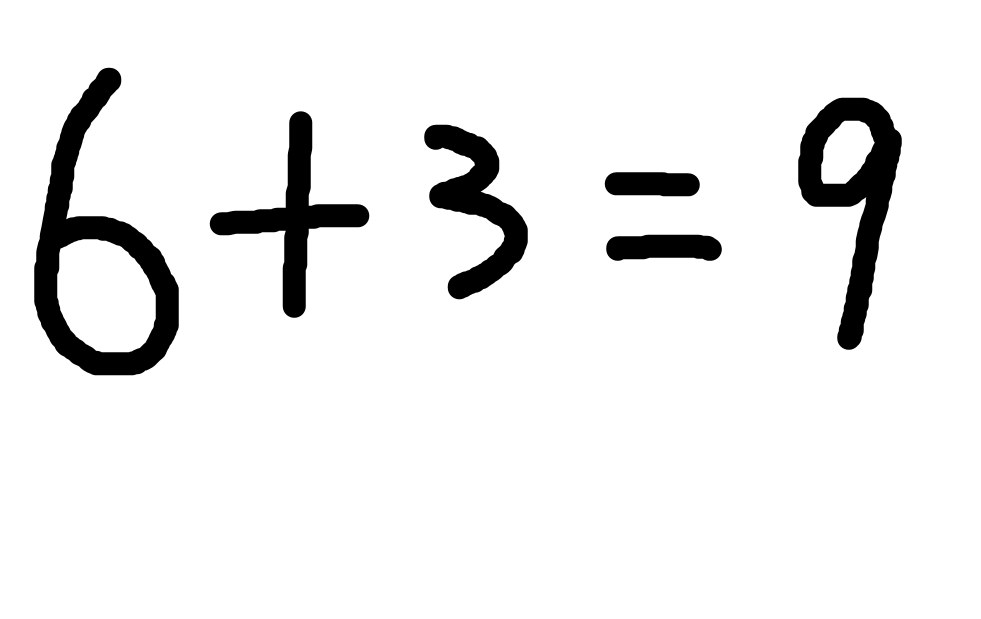
#> input picture Code/project/1.png, 1961 x 1237 px, given in place of input.png, which was not available (shown at 1/2 size)
$ python cv.py
#> lines starting #> are read from the running program, lines starting #| are printed output that depends on the picture; after the words box and inside, x2 and y2 are one past the last pixel; in counts of white or black regions, pixels touching at a corner belong together; pictures that were not available may be replaced by others from this repository, and a replacement may not be noted
import numpy as np
import cv2
import matplotlib.pyplot as plt
import tensorflow as tf
import os
# #####设置参数#######################
widthImg = 640
heightImg = 480
kernal = np.ones((5, 5))
minArea = 100

os.chdir('.')

# 获取当前目录下的所有文件
files = os.listdir('.')

# 遍历文件并删除以 'a' 开头且为 .jpg 的文件
for file in files:
    if file.startswith('a') and file.lower().endswith('.jpg'):
        file_path = os.path.join('.', file)
        try:
            # 尝试删除文件
            os.remove(file_path)
            print(f"Deleted {file_path}")
        except OSError as e:
            # 捕获并打印异常
            print(f"Error: {e.strerror} : {file_path}")

def preProcessing(img):
    imgGray = cv2.cvtColor(img, cv2.COLOR_BGR2GRAY)
    imgBlur = cv2.GaussianBlur(imgGray, (5, 5), 1)
    imgCanny = cv2.Canny(imgBlur, 200, 200)
    imgDial = cv2.dilate(imgCanny, kernal, iterations=2)        # 膨胀操作
    imgThres = cv2.erode(imgDial, kernal, iterations=1)         # 腐蚀操作
    return imgThres

def getContours(img):
    imgGet = np.array([[], []])
    x, y, w, h, xx, yy, ss = 0, 0, 10, 10, 20, 20, 10 #数据初始化
    contours, noUse = cv2.findContours(img, cv2.RETR_EXTERNAL, cv2.CHAIN_APPROX_NONE)  # 检索外部轮廓
    contours = sorted(contours, key=lambda c: cv2.boundingRect(c)[0])

    distance_threshold= 44

    # 初始化上一个轮廓的边界框变量
    prev_rect = cv2.boundingRect(contours[0])
    filtered_contours = [contours[0]]
    # 遍历轮廓列表
    for i, contour in enumerate(contours):
        if i == 0:
            continue  # 跳过第一个轮廓
        # 计算当前轮廓的边界框
        rect = cv2.boundingRect(contour)
        x, y, w, h = rect
        center = (int(x + w / 2), int(y + h / 2))

        # 如果 prev_rect 不是 None，则计算距离

        prev_x, prev_y, prev_w, prev_h = prev_rect
        prev_center = (int(prev_x + prev_w / 2), int(prev_y + prev_h / 2))

        # 计算两个中心点之间的欧氏距离
        distance = np.linalg.norm(np.array(center) - np.array(prev_center))
        print(f"Distance between contour {i-1} and contour {i}: {distance}")
        if distance < distance_threshold:
            continue  # 跳过当前轮廓
        # 添加当前轮廓到 filtered_contours
        filtered_contours.append(contour)
    # 更新 prev_rect 为当前轮廓的边界框
        prev_rect = rect

    for index, count in enumerate(filtered_contours):
        area = cv2.contourArea(count)
        if area > minArea:  #面积大于特定值则识别为数字或者符号


            #cv2.drawContours(imgCopy, count, -1, (0, 0, 255), 4)  #轮廓获取可视化在copy上
            peri = cv2.arcLength(count, True)  # 计算周长
            approx = cv2.approxPolyDP(count, 0.02 * peri, True)
            x, y, w, h = cv2.boundingRect(approx)

            a = (w+h)//2
            dd = abs((w-h)//2)      # 边框的差值

        # 这里直接取外接矩形的图像试试，就不要return坐标了
            imgGet = imgProcess[y-50:y+h+50, x-20:x+w+20]


            if w <= h:  # 得到一个正方形框，边界往外扩充10像素,黑色边框
                imgGet = cv2.copyMakeBorder(imgGet, 30, 30, 30 + dd, 30 + dd, cv2.BORDER_CONSTANT,value=[0, 0, 0])
                xx = x-dd-10
                yy = y-10
                ss = h+20

                # cv2.rectangle(imgCopy, (x-20, y-90), (x+w+20, y+h+90), (0, 255, 0), 2)    # 看看框选的效果，在imgCopy中
                # plt.imshow(cv2.cvtColor(imgCopy, cv2.COLOR_BGR2RGB))
                plt.show()

                print(a+dd, h)
            else:               # 边界往外扩充10像素值
                imgGet = cv2.copyMakeBorder(imgGet, 30 + dd, 30 + dd, 30, 30, cv2.BORDER_CONSTANT, value=[0, 0, 0])
                xx = x-10
                yy = y-dd-10
                ss = w+20

                # cv2.rectangle(imgCopy, (x-20, y-90), (x+w+20, y+h+90), (0, 255, 0), 2)
                # plt.imshow(cv2.cvtColor(imgCopy, cv2.COLOR_BGR2RGB))
                plt.show()

                print(a+dd, w)

        Temptuple = (imgGet,xx,yy,ss)       # 将图像及其坐标放在一个元组里面，然后再放进一个列表里面就可以访问了
        borderlist.append(Temptuple)

    return borderlist


img = cv2.imread("input.png",cv2.IMREAD_COLOR)
#> img is the input picture: shape (1237, 1961, 3); min 0, max 255, mean 236.6
resized_img = cv2.resize(img, (widthImg, heightImg))
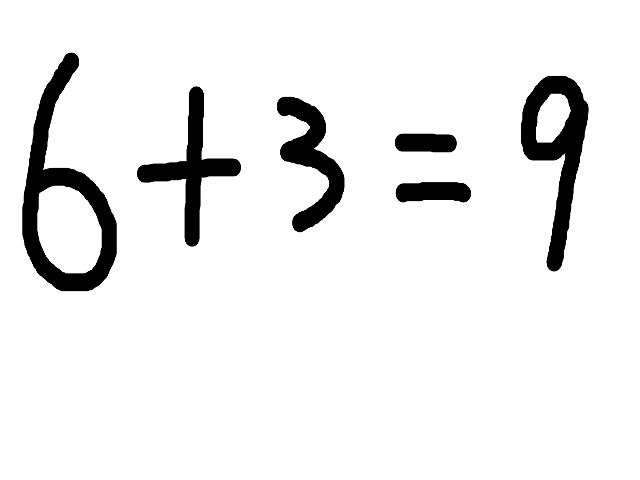
#> resized_img: shape (480, 640, 3); min 0, max 255, mean 236.6
# cv2.imshow('Resized Image', resized_img)
# plt.show()
imgCopy = resized_img.copy()
borderlist = [] #边缘列表
imgProcess = preProcessing(resized_img)
#> in preProcessing, `imgCanny = cv2.Canny(imgBlur, 200, 200)`:
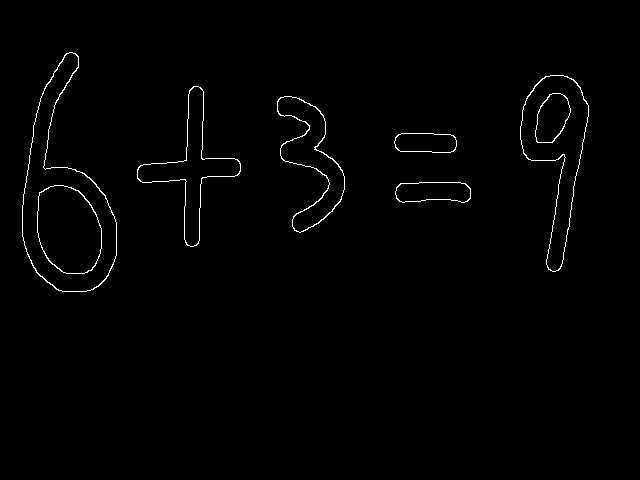
#> imgCanny: shape (480, 640); 0.97% white in thin lines or dots, all inside (x1, y1, x2, y2) = (22, 52, 589, 292)
#> in preProcessing, `imgDial = cv2.dilate(imgCanny, kernal, iterations=2)`:
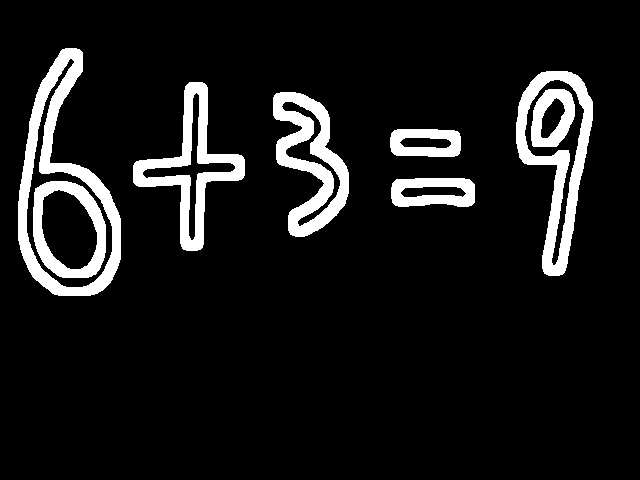
#> imgDial: shape (480, 640); 9.4% white; 8 white regions, largest, box (x1, y1, x2, y2) and area: (18, 48, 121, 296) 6576, (516, 71, 593, 276) 5088, (273, 92, 349, 237) 4963
#> in preProcessing, `imgThres = cv2.erode(imgDial, kernal, iterations=1)`:
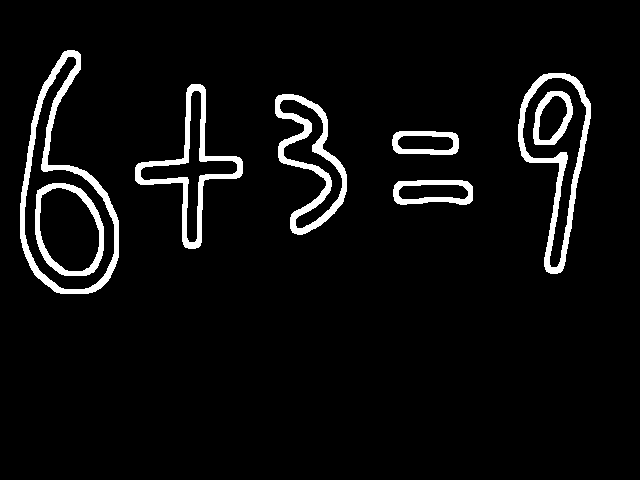
#> imgThres: shape (480, 640); 5.2% white; 8 white regions
# plt.imshow(cv2.cvtColor(imgProcess, cv2.COLOR_BGR2RGB))
# plt.show()

borderlist = getContours(imgProcess)
#> in getContours, `contours, noUse = cv2.findContours(img, cv2.RETR_EXTERNAL, cv2.CHAIN_A..`: contours = 6 contours; box (x1, y1, x2, y2) and area: (20, 50, 119, 294) 13055, (518, 73, 591, 274) 7676, (135, 84, 243, 249) 5016, (275, 94, 347, 235) 4842, (393, 180, 473, 205) 1702, (392, 131, 459, 155) 1400; noUse = [[1, -1, -1, -1], [2, 0, -1, -1], [3, 1, -1, -1], [4, 2, -1, -1], [5, 3, -1, -1], [-1, 4, -1, -1]]
#> in getContours, `prev_rect = cv2.boundingRect(contours[0])`: prev_rect = (20, 50, 99, 244)
#> in getContours, `filtered_contours = [contours[0]]`: filtered_contours = 1 contour; box (x1, y1, x2, y2) and area: (20, 50, 119, 294) 13055
#> the loop in getContours, `for i, contour in enumerate(contours):` made 6 passes
#> (x, y, w, h, center, prev_x, prev_y, prev_w) on passes 2 to 6: (135, 84, 108, 165, (189, 166), 20, 50, 99), (275, 94, 72, 141, (311, 164), 135, 84, 108), (392, 131, 67, 24, (425, 143), 275, 94, 72), (393, 180, 80, 25, (433, 192), 392, 131, 67), (518, 73, 73, 201, (554, 173), 393, 180, 80)
#> (printed output is left out)
#> after the loop in getContours, `for i, contour in enumerate(contours):`: filtered_contours has the same summary as contours
#> the loop in getContours, `for index, count in enumerate(filtered_contours):` made 6 passes
#> (area, peri, x, y, w, h, a, dd) on passes 1 to 6: (13055, 644.9, 20, 50, 99, 244, 171, 73), (5016.5, 520.1, 135, 84, 108, 165, 136, 29), (4842.5, 462.9, 276, 94, 71, 141, 106, 35), (1400, 166.3, 392, 131, 67, 24, 45, 21), (1701.5, 196.2, 393, 180, 80, 25, 52, 27), (7676, 513.1, 518, 73, 73, 201, 137, 64)
#> (printed output is left out)
#> pass 1, in getContours, `imgGet = imgProcess[y-50:y+h+50, x-20:x+w+20]`:
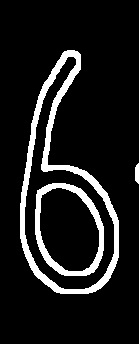
#> imgGet: shape (344, 139); 10.9% white; 3 white regions, box (x1, y1, x2, y2) and area: (20, 50, 119, 294) 3640, (35, 183, 104, 276) 1498, (135, 163, 139, 184) 71
#> pass 1, in getContours, `imgGet = cv2.copyMakeBorder(imgGet, 30, 30, 30 + dd, 30 + dd, cv2.BORD..`:
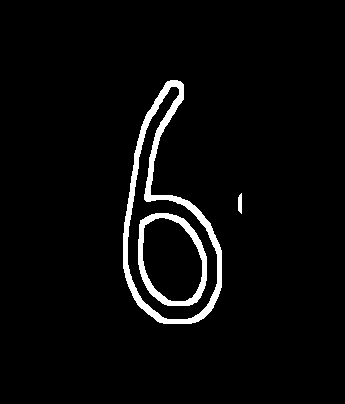
#> imgGet: shape (404, 345); 3.7% white; 3 white regions, box (x1, y1, x2, y2) and area: (123, 80, 222, 324) 3640, (138, 213, 207, 306) 1498, (238, 193, 242, 214) 71
#> pass 2, in getContours, `imgGet = cv2.copyMakeBorder(imgGet, 30, 30, 30 + dd, 30 + dd, cv2.BORD..`:
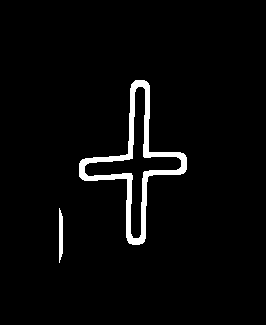
#> imgGet: shape (325, 266); 3.3% white; 2 white regions, box (x1, y1, x2, y2) and area: (79, 80, 187, 245) 2696, (59, 208, 63, 263) 187
#> after the loop in getContours, `for index, count in enumerate(filtered_contours):`: borderlist = 6 items

# for index, (imgGet, xx, yy, ss) in enumerate(borderlist):
#         # 使用matplotlib显示图像
#         plt.figure(figsize=(10, 10))  # 你可以根据需要调整图像大小
#         plt.imshow(cv2.cvtColor(imgGet, cv2.COLOR_BGR2RGB))
#         plt.title(f'Image {index}')
#         plt.axis('off')  # 关闭坐标轴显示
#         plt.show()

for index, (imgGet, xx, yy, ss) in enumerate(borderlist, start=1):  # 从1开始枚举
    filename = f'a{index}.jpg'
    cv2.imwrite(filename, imgGet)
#> this loop made 6 passes
#> (xx, yy, ss, filename) on passes 1 to 6: (-63, 40, 264, 'a1.jpg'), (96, 74, 185, 'a2.jpg'), (231, 84, 161, 'a3.jpg'), (382, 100, 87, 'a4.jpg'), (383, 143, 100, 'a5.jpg'), (444, 63, 221, 'a6.jpg')

$ run again, on Code/project/7.png
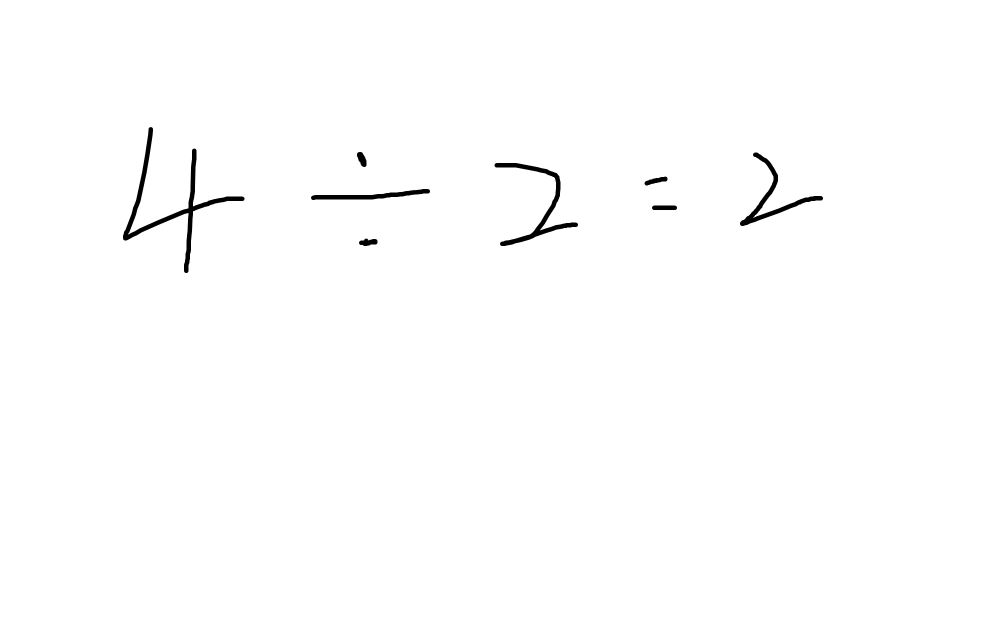
#> input picture Code/project/7.png, 1961 x 1237 px, given in place of input.png, which was not available (shown at 1/2 size)
#> img is the input picture: shape (1237, 1961, 3); min 0, max 255, mean 253.2
#> in preProcessing, `imgCanny = cv2.Canny(imgBlur, 200, 200)`:
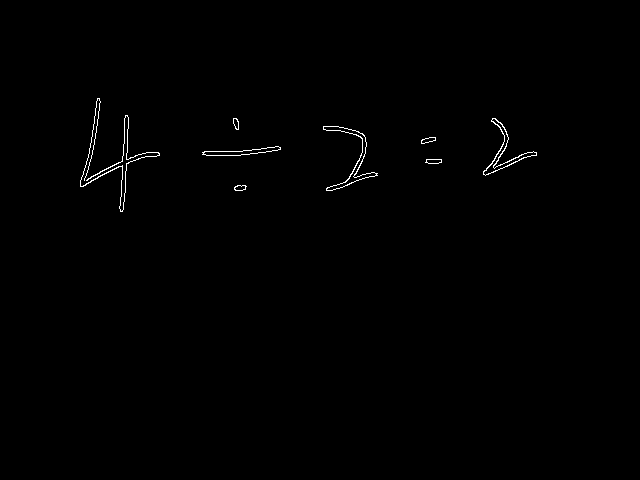
#> imgCanny: shape (480, 640); 0.47% white in thin lines or dots, all inside (x1, y1, x2, y2) = (80, 98, 537, 212)
#> imgDial: shape (480, 640); 3.2% white; 8 white regions, largest, box (x1, y1, x2, y2) and area: (76, 94, 164, 216) 3636, (319, 122, 382, 195) 2056, (479, 114, 541, 180) 1798
#> imgThres: shape (480, 640); 2.1% white; 8 white regions
#> contours = 8 contours; box (x1, y1, x2, y2) and area: (78, 96, 162, 214) 2190, (321, 124, 380, 193) 1220, (481, 116, 539, 178) 1106, (200, 144, 283, 158) 656, (423, 157, 444, 166) 152, (419, 135, 438, 146) 149, (232, 183, 249, 193) 134, (231, 116, 241, 132) 122; noUse = [[1, -1, -1, -1], [2, 0, -1, -1], [3, 1, -1, -1], [4, 2, -1, -1], [5, 3, -1, -1], [6, 4, -1, -1], [7, 5, -1, -1], [-1, 6, -1, -1]]
#> in getContours, `prev_rect = cv2.boundingRect(contours[0])`: prev_rect = (78, 96, 84, 118)
#> in getContours, `filtered_contours = [contours[0]]`: filtered_contours = 1 contour; box (x1, y1, x2, y2) and area: (78, 96, 162, 214) 2190
#> the loop in getContours, `for i, contour in enumerate(contours):` made 8 passes
#> (x, y, w, h, center, prev_x, prev_y, prev_w) on passes 2 to 8: (200, 144, 83, 14, (241, 151), 78, 96, 84), (231, 116, 10, 16, (236, 124), 200, 144, 83), (232, 183, 17, 10, (240, 188), 200, 144, 83), (321, 124, 59, 69, (350, 158), 200, 144, 83), (419, 135, 19, 11, (428, 140), 321, 124, 59), (423, 157, 21, 9, (433, 161), 419, 135, 19), (481, 116, 58, 62, (510, 147), 419, 135, 19)
#> (printed output is left out)
#> after the loop in getContours, `for i, contour in enumerate(contours):`: filtered_contours = 5 contours; box (x1, y1, x2, y2) and area: (78, 96, 162, 214) 2190, (321, 124, 380, 193) 1220, (481, 116, 539, 178) 1106, (200, 144, 283, 158) 656, (419, 135, 438, 146) 149
#> the loop in getContours, `for index, count in enumerate(filtered_contours):` made 5 passes
#> (area, peri, approx, x, y, w, h, a) on pass 2: (656, 181.8, [[282, 145], [202, 149], [200, 156], [282, 151]], 200, 145, 83, 12, 47)
#> (printed output is left out)
#> pass 2, in getContours, `imgGet = cv2.copyMakeBorder(imgGet, 30 + dd, 30 + dd, 30, 30, cv2.BORD..`:
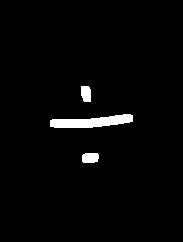
#> imgGet: shape (242, 183); 2.4% white; 3 white regions, box (x1, y1, x2, y2) and area: (50, 114, 133, 128) 745, (82, 153, 99, 163) 157, (81, 86, 91, 102) 145
#> after the loop in getContours, `for index, count in enumerate(filtered_contours):`: borderlist = 5 items
#> the loop `for index, (imgGet, xx, yy, ss) in enumerate(borderlist, start=1):` made 5 passes
#> (xx, yy, ss, filename) on passes 1 to 5: (51, 86, 138, 'a1.jpg'), (190, 100, 103, 'a2.jpg'), (306, 114, 89, 'a3.jpg'), (409, 121, 39, 'a4.jpg'), (469, 106, 81, 'a5.jpg')
